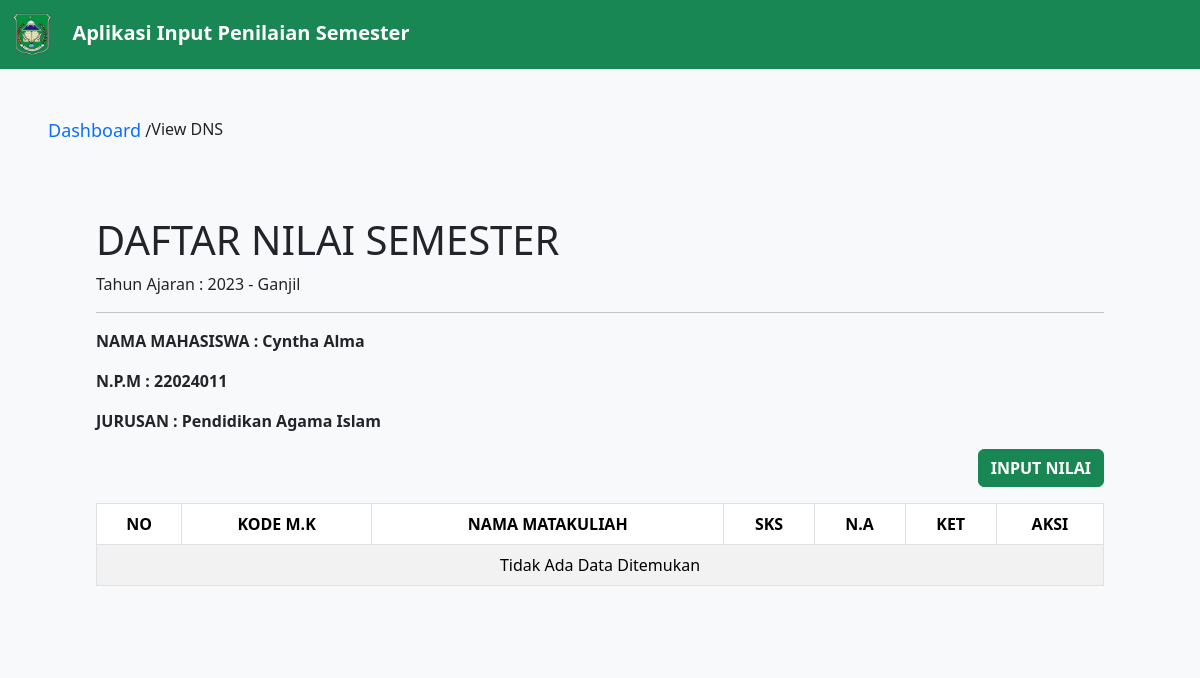
The app's page /dashboard/lihat?npm=22024011 with its own data.
### tables this page shows
CREATE TABLE `tb_mhs` (
  `npm` int NOT NULL,
  `nama` varchar(50) NOT NULL,
  `kode_jurusan` int NOT NULL
);

CREATE TABLE `tb_jurusan` (
  `kode_jurusan` int NOT NULL,
  `nama_jurusan` varchar(100) NOT NULL
);

### app/core/View.php (called while the page is built, shortened)
<?php
class View
{
    public static function render(string $path, $model = []): void
    {
        require_once __DIR__ . '/../view/Layout/Header.php';
        require_once __DIR__ . '/../view/' . $path . '.php';
        require_once __DIR__ . '/../view/Layout/Footer.php';
    }
}

### app/controller/DashboardController.php (called while the page is built, shortened)
<?php
class DashboardController
{
    private Mahasiswa $mahasiswa;
    public function __construct()
    {
        $this->mahasiswa = new Mahasiswa;
    }
    public function lihat()
    {
        $data = $this->mahasiswa->lihat($_GET['npm']);
        View::render("dashboard/lihat", [
            "title" => "Dashboard | Lihat Nilai",
            "data" => $data
        ]);
    }
}

### public/index.php (called while the page is built, shortened)
<?php
Route::run();

### app/model/Mahasiswa.php (called while the page is built, shortened)
<?php
class Mahasiswa
{
    private PDO $pdo;
    public function __construct()
    {
        $this->pdo = Database::getConnection();
    }
    public function lihat($npm)
    {
        $statement = $this->pdo->prepare("SELECT tb_mhs.npm, tb_mhs.nama, tb_jurusan.nama_jurusan AS jurusan, tb_jurusan.kode_jurusan FROM tb_mhs JOIN tb_jurusan ON tb_jurusan.kode_jurusan = tb_mhs.kode_jurusan WHERE npm = ?");
        $statement->execute([$npm]);
        try {
            if ($mhs = $statement->fetch(PDO::FETCH_ASSOC)) {
                $this->pdo->beginTransaction();
                $statement = $this->pdo->prepare("SELECT tb_matkul.kode_mk, tb_matkul.nama_mk, tb_matkul.sks, tb_dns.nilai, CASE WHEN nilai IN ('A', 'B', 'C', 'D') THEN 'L' WHEN nilai = 'E' THEN 'TL' ELSE '' END AS status FROM tb_matkul LEFT JOIN tb_dns ON tb_dns.kode_mk = tb_matkul.kode_mk JOIN tb_mhs ON tb_mhs.npm = ? WHERE tb_matkul.kode_jurusan = tb_mhs.kode_jurusan");
                $statement->execute([$npm]);
                $this->pdo->commit();
                if ($dns = $statement->fetchAll(PDO::FETCH_ASSOC)) {
                    return [
                        $mhs,
                        $dns,
                    ];
                }
            } else {
                return null;
            }
        } finally {
            $statement->closeCursor();
        }
    }
}

### config/database.php (called while the page is built)
<?php
return [
    "dsn" => "mysql:host=localhost;dbname=db_dns",
    "dbuser" => "root",
    "dbpass" => ""
];

### app/database/Database.php (called while the page is built, shortened)
<?php
class Database
{
    private static ?PDO $pdo = null;
    public static function getConnection(): PDO
    {
        if (self::$pdo == null) {
            $config = require_once __DIR__ . '/../../config/database.php';
            self::$pdo = new PDO(
                $config["dsn"],
                $config["dbuser"],
                $config["dbpass"]
            );
        }
        return self::$pdo;
    }
}

### app/view/Dashboard/lihat.php (the view, shortened to what this page needs)
<div class="lihat-container">
	<ol class="breadcrumb">
		<li><a href="<?= BASEURL ?>/dashboard">Dashboard</a> / </li>
		<li class="active">View DNS</li>
	</ol>
	<?php if (isset($_GET["npm"])) : ?>
		<?php if ($model['data'] !== null) : ?>
			<div class="mt-4 p-5 bg-light rounded">
				<h1>DAFTAR NILAI SEMESTER</h1>
				<p>Tahun Ajaran : 2023 - Ganjil</p>
				<hr>
				<b>
					<p>NAMA MAHASISWA : <?= $model["data"][0]["nama"] ?></p>
					<p>N.P.M : <?= $model["data"][0]["npm"] ?></p>
					<p>JURUSAN : <?= $model["data"][0]["jurusan"] ?></p>
				</b>
				<div class="d-flex justify-content-end">
					<a href="<?= BASEURL ?>/dashboard/input?npm=<?= $model["data"][0]["npm"] ?>&jurusan=<?= $model["data"][0]["kode_jurusan"] ?>" class="btn btn-success"><b>INPUT NILAI</b></a>
				</div>
				<table class="table table-striped table-bordered mt-3" cellspacing="0" width="90%" style="text-align:center;">
					<thead>
						<tr>
							<th scope="col">NO</th>
							<th scope="col">KODE M.K</th>
							<th scope="col">NAMA MATAKULIAH</th>
							<th scope="col">SKS</th>
							<th scope="col">N.A</th>
							<th scope="col">KET</th>
							<th scope="col" colspan="2">AKSI</th>
						</tr>
					</thead>
					<tbody>
						<?php $status = false ?>
						<?php if (!$status) : ?>
							<tr>
								<td colspan="8">Tidak Ada Data Ditemukan</td>
							</tr>
						<?php endif ?>
					</tbody>
				</table>
			<?php endif; ?>
		<?php endif; ?>
			</div>
</div>
<br>

### app/core/Route.php (shortened to what this page needs)
<?php
class Route
{
    private static array $routes;
    public static function add(
        string $method,
        string $path,
        array $controller,
        array $middleware = []
    ): void {
        self::$routes[] = [
            "method"        => $method,
            "path"          => $path,
            "controller"    => $controller,
            "middleware"    => $middleware
        ];
    }
    public static function run(): mixed
    {
        $path = "/";
        if (isset($_SERVER["PATH_INFO"]))
            $path = $_SERVER["PATH_INFO"];
        $method = $_SERVER["REQUEST_METHOD"];
        foreach (self::$routes as $route) {
            if ($route["path"] == $path && $route["method"] == $method) {
                $function = $route["controller"][1];
                return (new $controller)->$function();
            }
        }
        return http_response_code(404);
    }
}

### public/assets/css/style.css (style rules this page uses)
body { font-family: 'Segoe UI', Tahoma, Geneva, Verdana, sans-serif; background-color: #f8f9fa; }

### app/view/Layout/Header.php (style rules this page uses)
.lihat-container { margin: 3em; }

### app/view/Dashboard/lihat.php (style rules this page uses)
.breadcrumb li a { text-decoration: none; font-size: large; }

### records on screen
tb_mhs: nama "Cyntha Alma", npm "22024011", kode_jurusan.nama_jurusan "Pendidikan Agama Islam"
